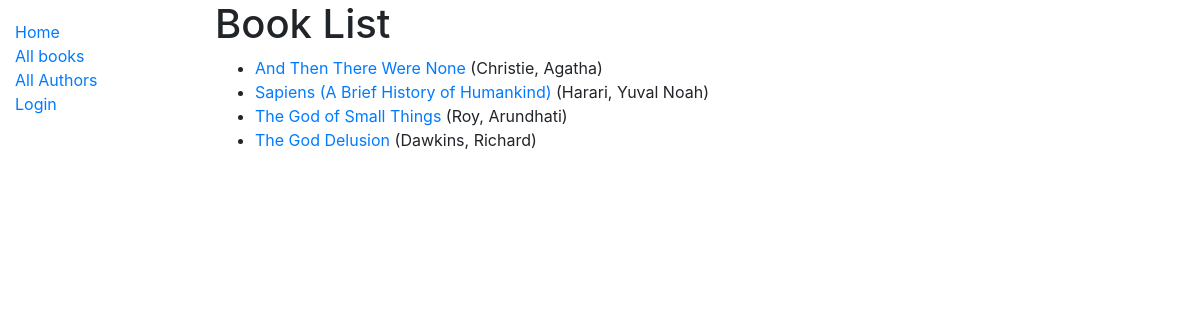
/catalog/books/, run on the app's committed database.
### catalog/models.py (models this page shows, shortened)
class Book(models.Model):
    title = models.CharField(max_length=200)
    author = models.ForeignKey('Author', on_delete=models.SET_NULL, null=True)
    summary = models.TextField(max_length=1000, help_text='Enter a brief description of the book')
    isbn = models.CharField('ISBN', max_length=13,
                            help_text='13 Character <a href="https://www.isbn-international.org/content/what-isbn">ISBN number</a>')
    genre = models.ManyToManyField(Genre, help_text='Select a genre for this book')
    language = models.ForeignKey('Language', on_delete=models.SET_NULL, null=True, help_text='Select a language for this book')
    def get_absolute_url(self):
        return reverse('book-detail', args=[str(self.id)])

class Author(models.Model):
    first_name = models.CharField(max_length=100)
    last_name = models.CharField(max_length=100)
    date_of_birth = models.DateField(null=True, blank=True)
    date_of_death = models.DateField('died', null=True, blank=True)
    class Meta:
        ordering = ['last_name', 'first_name']
    def __str__(self):
        return f'{self.last_name}, {self.first_name}'

### catalog/views.py (the view)
# urls.py: path('books/', views.BookListView.as_view(), name='books'),
class BookListView(generic.ListView):
    model = Book
    paginate_by = 10

### catalog/templates/catalog/book_list.html (shortened to what this page needs)
{% extends "base_generic.html" %}
{% block content %}
<h1>Book List</h1>
{% if book_list %}
<ul>
  {% for book in book_list %}
  <li>
    <a href="{{ book.get_absolute_url }}">{{ book.title }}</a>  ({{ book.author }})
  </li>
  {% endfor %}
</ul>
{% else %}
<p>There are no books in the library.</p>
{% endif %}
{% endblock %}

### data on the page
Book: title "And Then There Were None", author "Christie, Agatha"
Book: title "Sapiens (A Brief History of Humankind)", author "Harari, Yuval Noah"
Book: title "The God of Small Things", author "Roy, Arundhati"
Book: title "The God Delusion", author "Dawkins, Richard"
